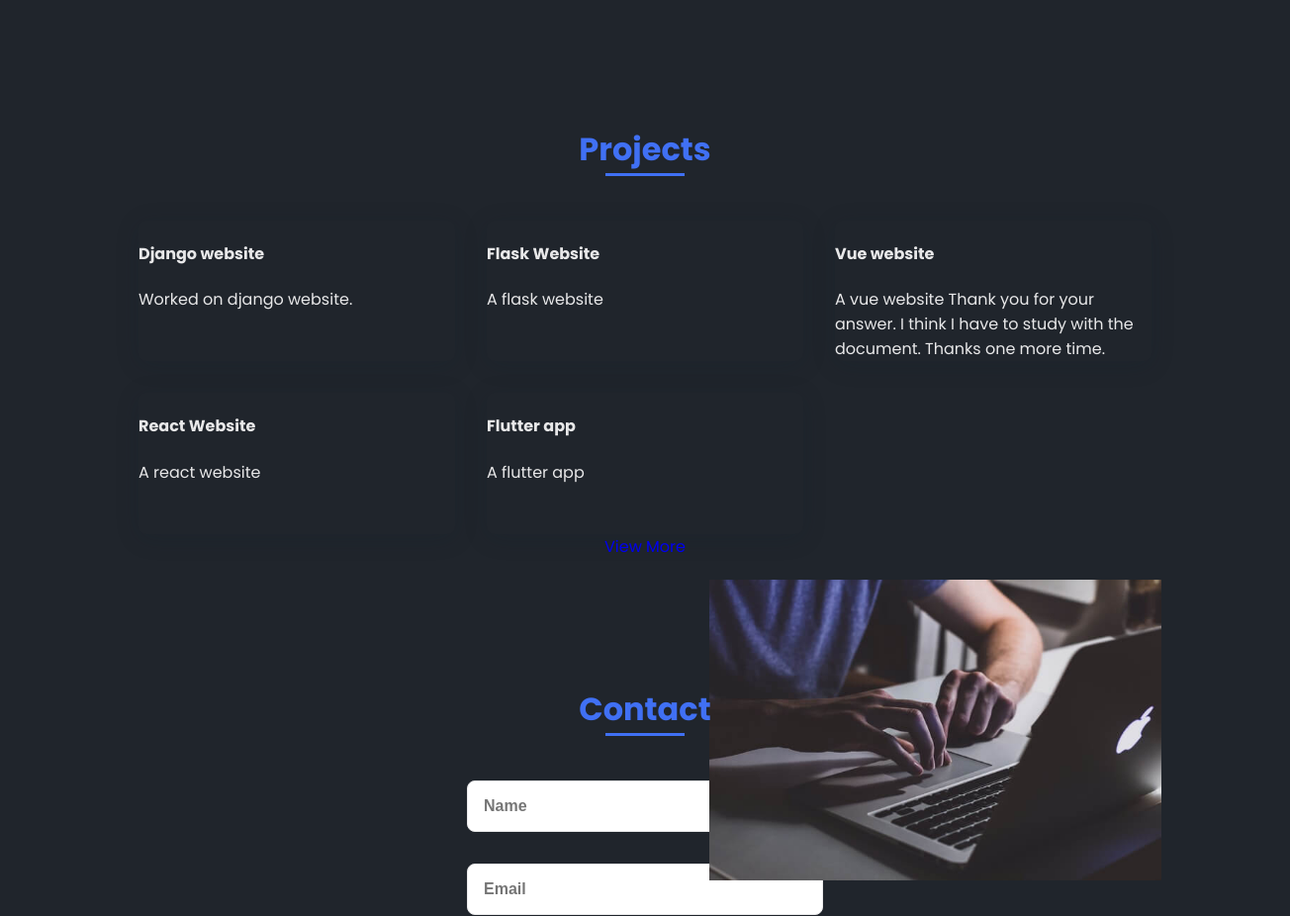
Before: / (middle part) with the older database file.
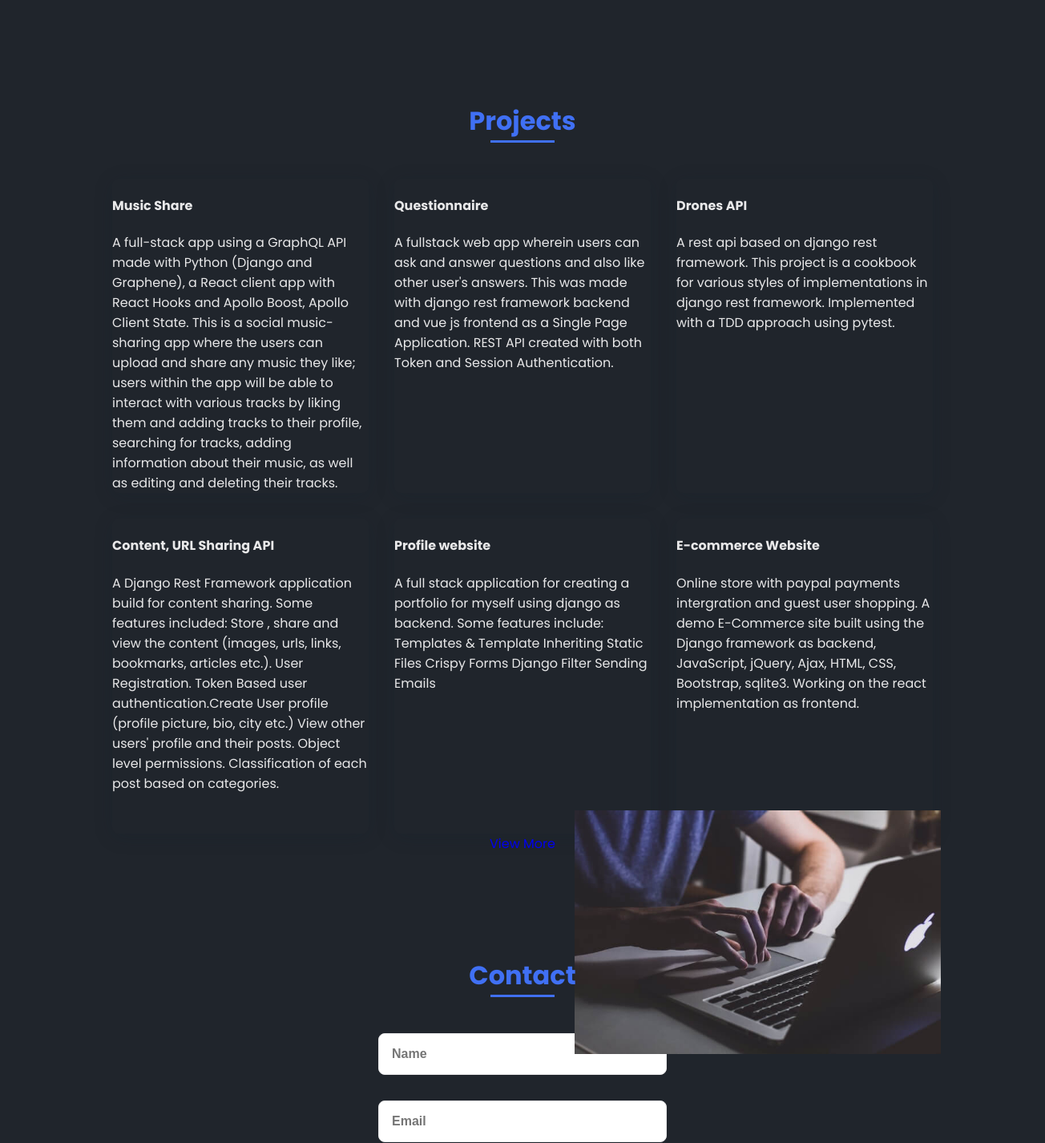
After: the same page with the newer database file.
### core/models.py (models this page shows, shortened)
class Post(models.Model):
    headline = models.CharField(max_length=200)
    created = models.DateTimeField(auto_now_add=True)
    active = models.BooleanField(default=False)
    featured = models.BooleanField(default=False)
    body = models.TextField(null=True, blank=True)
    url = models.URLField(default="https://google.com")
    tags = models.ManyToManyField(Tag, null=True, blank=True)
    overview = models.TextField(null=True, blank=True)
    github = models.URLField(default="https://google.com")

### core/views.py (the view)
# urls.py: path('', views.home, name="home"),
def home(request):
    posts = Post.objects.filter(active=True, featured=True)[0:6]
    skills = Skills.objects.all()
    context = {'posts':posts, 'skills':skills}
    return render(request, 'core/index.html', context)

### core/templates/core/index.html (shortened to what this page needs)
{% extends 'core/layout.html' %}
{% load static %}
{% block content %}
        <main class="l-main">
            <section class="home bd-grid" id="home">
                <div class="home__img">
                    <img src="assets/img/perfil.png" alt="">
                </div>
            </section>
            <section class="skills section" id="skills">
            </section>
            <section class="work section"  id="work">
                    <a href="{% url 'posts' %}"><h2 class="section-title">Projects</h2></a>
                    <div class="work__container bd-grid">
                        {% for post in posts %}
                       <div class="work__img">
                                <div class="post-preview">
                                    <h4 class="post-title">{{post.headline}}</h4>
                                    <p class="post-intro">{{post.body}}</p>
                                </div>
                            </div>
                        {% endfor %}
                    </div>
                    <p align="center">
                        <a href="{% url 'posts' %}">View More</a>
                    </p>
            </section>
            <section class="contact section" id="contact">
                <h2 class="section-title">Contact</h2>
                <div class="contact__container bd-grid">
                    <form action="" class="contact__form">
                        <input type="text" placeholder="Name" class="contact__input">
                        <input type="mail" placeholder="Email" class="contact__input">
                    </form>
                </div>
            </section>
        </main>
{% endblock content %}

### core/templates/core/layout.html (shortened to what this page needs)
<!DOCTYPE html>
{% load static %}
<html lang="en">
    <head>
        <link rel="stylesheet" href="{% static 'css/style.css' %}">
        <link href='https://cdn.jsdelivr.net/npm/boxicons@2.0.5/css/boxicons.min.css' rel='stylesheet'>
    </head>
<body>
    {% block content %}{% endblock content %}
</body>
</html>

### static/css/style.css (style rules this page uses)
body { padding: 0; margin: 0; background-color: #20252C; color: white; }
:root { --header-height: 3rem; --font-semi: 600; }
:root { --first-color: #4070F4; --second-color: #e8e8e9; }
:root { --body-font: 'Poppins', sans-serif; --big-font-size: 2rem; --h2-font-size: 1.25rem; --normal-font-size: 0.938rem; }
@media screen and (min-width: 768px) { :root { --big-font-size: 3.5rem; --h2-font-size: 2rem; --normal-font-size: 1rem; } }
:root { --mb-1: 0.5rem; --mb-2: 1rem; --mb-3: 1.5rem; --mb-4: 2rem; --mb-5: 2.5rem; --mb-6: 3rem; }
:root { --z-back: -10; --z-normal: 1; --z-tooltip: 10; --z-fixed: 100; }
*,::before,::after { box-sizing: border-box; }
html { scroll-behavior: smooth; }
body { margin: var(--header-height) 0 0 0; font-family: var(--body-font); font-size: var(--normal-font-size); color: var(--second-color); }
h1,h2,p { margin: 0; }
a { text-decoration: none; }
img { max-width: 100%; height: auto; display: block; }
.section-title { position: relative; font-size: var(--h2-font-size); color: var(--first-color); margin-top: var(--mb-2); margin-bottom: var(--mb-4); text-align: center; }
.section-title::after { position: absolute; content: ""; width: 64px; height: 0.18rem; left: 0; right: 0; margin: auto; top: 2rem; background-color: var(--first-color); }
.section { padding-top: 3rem; padding-bottom: 2rem; }
.bd-grid { max-width: 1024px; display: grid; grid-template-columns: 100%; grid-column-gap: 2rem; width: calc(100% - 2rem); margin-left: var(--mb-2); margin-right: var(--mb-2); }
.home { height: calc(100vh - 3rem); row-gap: 1rem; }
.home__img { position: absolute; right: 0; bottom: 0; width: 295px; }
.work__container { row-gap: 2rem; }
.work__img { box-shadow: 0 4px 25px rgba(14,36,49,.15); border-radius: .5rem; overflow: hidden; }
.contact__input { width: 100%; font-size: var(--normal-font-size); font-weight: var(--font-semi); padding: 1rem; border-radius: .5rem; border: 1.5px solid var(--second-color); outline: none; margin-bottom: var(--mb-4); }
@media screen and (min-width: 768px) { body { margin: 0; } }
@media screen and (min-width: 768px) { .section { padding-top: 4rem; padding-bottom: 3rem; } }
@media screen and (min-width: 768px) { .section-title { margin-bottom: var(--mb-6); } }
@media screen and (min-width: 768px) { .section-title::after { width: 80px; top: 3rem; } }
@media screen and (min-width: 768px) { .home { height: 100vh; } }
@media screen and (min-width: 768px) { .home__img { width: 457px; bottom: 15%; } }
@media screen and (min-width: 768px) { .work__container { grid-template-columns: repeat(3, 1fr); grid-template-rows: repeat(2,1fr); column-gap: 2rem; } }
@media screen and (min-width: 768px) { .contact__form { width: 360px; } }
@media screen and (min-width: 768px) { .contact__container { justify-items: center; } }
@media screen and (min-width: 1024px) { .bd-grid { margin-left: auto; margin-right: auto; } }
@media screen and (min-width: 1024px) { .home__img { right: 10%; } }

Changed rows visible on the page:
changed Post: headline "Django website" → "Music Share"; body "Worked on django website." → "A full-stack app using a GraphQL API made with Python (Django and Graphene), a React client app with React Hooks and Apollo Boost, Apollo Client State. This is a social music-sharing app where the users can upload and share any music they like; users within the app will be able to interact with various tracks by liking them and adding tracks to their profile, searching for tracks, adding information about their music, as well as editing and deleting their tracks."
changed Post: headline "Flask Website" → "Questionnaire"; body "A flask website" → "A fullstack web app wherein users can ask and answer questions and also like other user's answers. This was made with django rest framework backend and vue js frontend as a Single Page Application. REST API created with both Token and Session Authentication."
changed Post: headline "Vue website" → "Drones API"; body "A vue website Thank you for your answer. I think I have to study with the document. Thanks one more time." → "A rest api based on django rest framework. This project is a cookbook for various styles of implementations in django rest framework. Implemented with a TDD approach using pytest."
changed Post: headline "React Website" → "Content, URL Sharing API"; body "A react website" → "A Django Rest Framework application build for content sharing. Some features included: Store , share and view the content (images, urls, links, bookmarks, articles etc.). User Registration. Token Based user authentication.Create User profile (profile picture, bio, city etc.) View other users' profile and their posts. Object level permissions. Classification of each post based on categories."
changed Post: headline "Flutter app" → "Profile website"; body "A flutter app" → "A full stack application for creating a portfolio for myself using django as backend. Some features include: Templates & Template Inheriting Static Files Crispy Forms Django Filter Sending Emails"
added Post: headline "E-commerce Website", body "Online store with paypal payments intergration and guest user shopping. A demo E-Commerce site built using the Django framework as backend, JavaScript, jQuery, Ajax, HTML, CSS, Bootstrap, sqlite3. Working on the react implementation as frontend."
